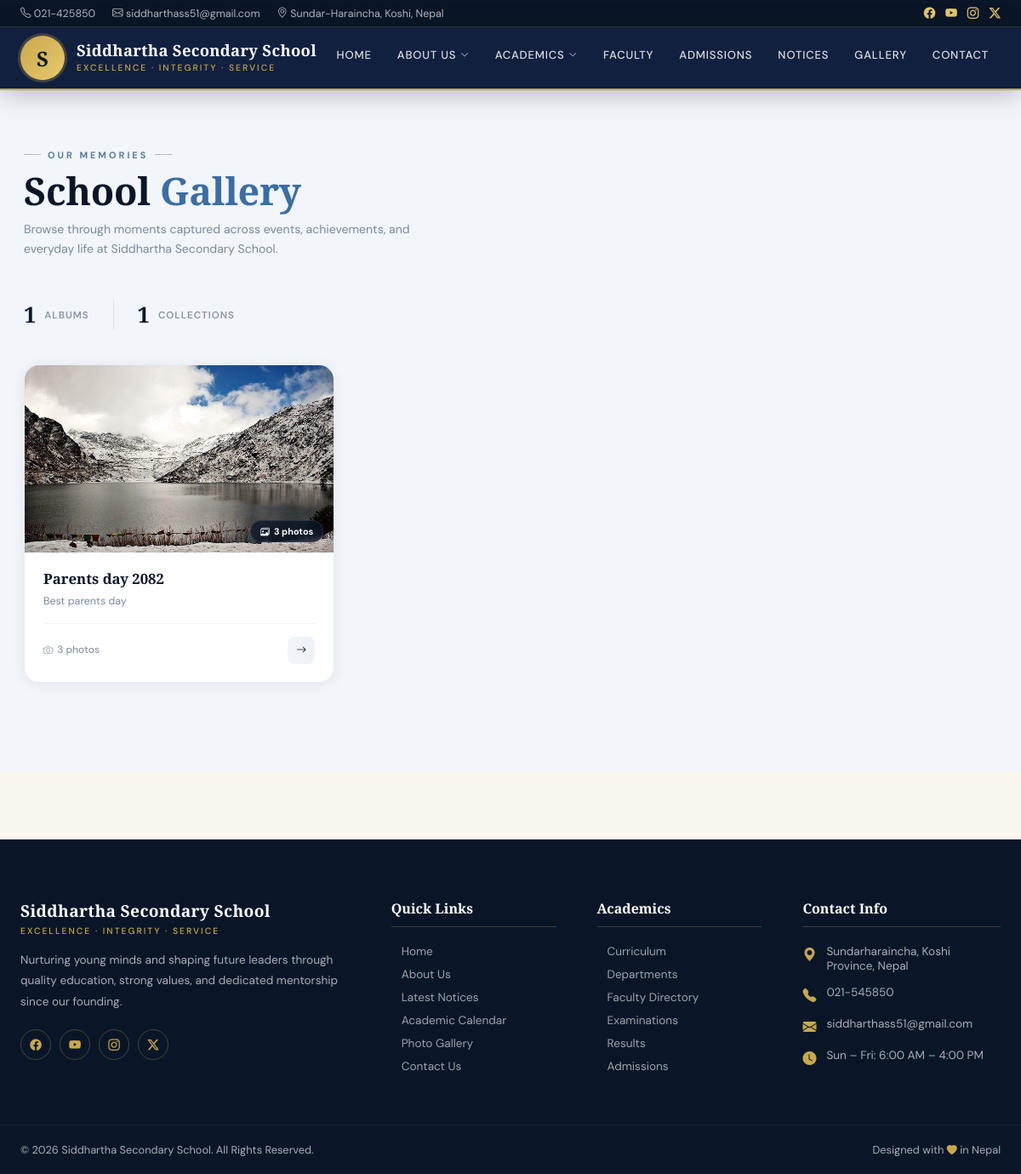
Page /gallery/ on the committed database.
### gallery/models.py (models this page shows, shortened)
class Album(models.Model):
    title = models.CharField(max_length=200) # e.g., "Annual Sports Day 2026"
    description = models.TextField(blank=True)
    cover_image = models.ImageField(upload_to='albums/') # The main card photo
    date_created = models.DateTimeField(auto_now_add=True)

### gallery/views.py (the view)
# urls.py: path('', views.album_list, name='album_list'),
def album_list(request):
    albums = Album.objects.all().order_by('-date_created')
    return render(request, 'gallery/album_list.html', {'albums': albums})

### gallery/templates/gallery/album_list.html (shortened to what this page needs)
{% extends 'core/base.html' %}
{% load static %}
{% block content %}
<div class="gallery-page">
<div class="gallery-wrap">
    <div class="gallery-heading">
        <div class="g-label">Our Memories</div>
        <h1>School <span>Gallery</span></h1>
        <p>Browse through moments captured across events, achievements, and everyday life at Siddhartha Secondary School.</p>
    </div>
    {% if albums %}
    <div class="gallery-stats">
        <div class="g-stat">
            <span class="g-stat-num">{{ albums|length }}</span>
            <span class="g-stat-lbl">Albums</span>
        </div>
        <div class="g-stat">
            <span class="g-stat-num">
                {% with total=0 %}
                    {{ albums|length }}
                {% endwith %}
            </span>
            <span class="g-stat-lbl">Collections</span>
        </div>
    </div>
    {% endif %}
    <div class="album-grid">
        {% for album in albums %}
        <a href="{% url 'album_detail' album.pk %}" class="album-card">
            <div class="album-cover">
                <div class="album-count-badge">
                    <i class="bi bi-images"></i>
                    {{ album.photos.count }} photo{{ album.photos.count|pluralize }}
                </div>
            </div>
            <div class="album-body">
                <h2 class="album-title">{{ album.title }}</h2>
                {% if album.description %}
                    <p class="album-desc">{{ album.description|truncatewords:18 }}</p>
                {% else %}
                    <p class="album-desc">Click to browse photos in this album.</p>
                {% endif %}
                <div class="album-footer">
                    <span class="album-footer-count">
                        <i class="bi bi-camera"></i>
                        {{ album.photos.count }} photo{{ album.photos.count|pluralize }}
                    </span>
                    <div class="album-arrow">
                        <i class="bi bi-arrow-right"></i>
                    </div>
                </div>
            </div>
        </a>
        {% empty %}
        <div class="gallery-empty">
            <i class="bi bi-images"></i>
            <h3>No Albums Yet</h3>
            <p>Photo albums will appear here once they have been added.</p>
        </div>
        {% endfor %}
    </div>
</div>
</div>
{% endblock %}

### core/templates/core/base.html (style rules this page uses)
:root { --navy: #0a1628; --navy-2: #122040; --gold: #c9a84c; --gold-lt: #e8c96e; --cream: #faf7f0; --text: #1e2a3a; --muted: #6b7a8d; --white: #ffffff; --border: rgba(201,168,76,0.25); --shadow: 0 8px 40px rgba(10,22,40,0.12); }
*, *::before, *::after { box-sizing: border-box; margin: 0; padding: 0; }
html { scroll-behavior: smooth; }
body { font-family: 'DM Sans', sans-serif; background: var(--cream); color: var(--text); overflow-x: hidden; }

### gallery/templates/gallery/album_list.html (style rules this page uses)
.gallery-page { background: #f2f5f9; min-height: 100vh; padding: 60px 0 80px; }
.gallery-wrap { max-width: 1260px; margin: 0 auto; padding: 0 28px; }
.gallery-heading { margin-bottom: 48px; }
.g-label { display: inline-flex; align-items: center; gap: 8px; font-size: 0.68rem; text-transform: uppercase; letter-spacing: 3px; color: #5a7a9a; font-family: 'DM Sans', sans-serif; font-weight: 700; margin-bottom: 10px; }
.g-label::before, .g-label::after { content: ''; display: block; width: 20px; height: 1px; background: #b0bac8; }
.gallery-heading h1 { font-family: 'Playfair Display', serif; font-size: clamp(1.9rem, 4vw, 2.8rem); font-weight: 900; color: #0a1628; line-height: 1.1; margin: 0 0 10px; letter-spacing: -0.3px; }
.gallery-heading h1 span { color: #3b6ea5; }
.gallery-heading p { font-size: 0.88rem; color: #7a8a9e; font-family: 'DM Sans', sans-serif; max-width: 460px; line-height: 1.65; margin: 0; }
.gallery-stats { display: flex; align-items: center; gap: 28px; margin-bottom: 40px; flex-wrap: wrap; }
.g-stat { display: flex; align-items: center; gap: 10px; font-family: 'DM Sans', sans-serif; }
.g-stat-num { font-family: 'Playfair Display', serif; font-size: 1.6rem; font-weight: 700; color: #0a1628; line-height: 1; }
.g-stat-lbl { font-size: 0.72rem; color: #8a96a3; text-transform: uppercase; letter-spacing: 1px; font-weight: 600; }
.album-grid { display: grid; grid-template-columns: repeat(auto-fill, minmax(320px, 1fr)); gap: 24px; }
.album-card { border-radius: 18px; overflow: hidden; background: #fff; box-shadow: 0 2px 16px rgba(10,22,40,0.07); border: 1px solid #e8edf4; transition: transform 0.3s ease, box-shadow 0.3s ease; text-decoration: none; display: flex; flex-direction: column; opacity: 0; transform: translateY(18px); animation: acIn 0.5s ease forwards; }
.album-card:nth-child(1) { animation-delay: 0.05s; }
.album-cover { position: relative; height: 220px; overflow: hidden; background: #dde4ee; }
.album-count-badge { position: absolute; bottom: 12px; right: 12px; background: rgba(10,22,40,0.75); color: #fff; font-family: 'DM Sans', sans-serif; font-size: 0.68rem; font-weight: 700; padding: 5px 11px; border-radius: 20px; display: flex; align-items: center; gap: 5px; backdrop-filter: blur(6px); border: 1px solid rgba(255,255,255,0.1); }
.album-body { padding: 20px 22px 22px; flex: 1; display: flex; flex-direction: column; }
.album-title { font-family: 'Playfair Display', serif; font-size: 1.05rem; font-weight: 700; color: #0a1628; margin: 0 0 6px; line-height: 1.3; }
.album-desc { font-family: 'DM Sans', sans-serif; font-size: 0.78rem; color: #7a8a9e; line-height: 1.55; margin: 0 0 16px; flex: 1; }
.album-footer { display: flex; align-items: center; justify-content: space-between; padding-top: 14px; border-top: 1px solid #f0f3f8; }
.album-footer-count { font-family: 'DM Sans', sans-serif; font-size: 0.75rem; color: #8a96a3; font-weight: 500; display: flex; align-items: center; gap: 5px; }
.album-footer-count i { font-size: 0.7rem; }
.album-arrow { width: 32px; height: 32px; border-radius: 8px; background: #f0f3f8; color: #0a1628; display: flex; align-items: center; justify-content: center; font-size: 0.75rem; transition: all 0.2s; }

### rows in the picture
Album: photos.count "3", title "Parents day 2082", description "Best parents day"

### other values in the picture
{{ albums|length }} "1"
